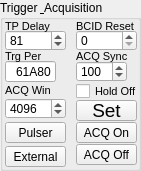
    <widget class="QGroupBox" name="groupBox_12">
     <property name="geometry">
      <rect>
       <x>10</x>
       <y>180</y>
       <width>141</width>
       <height>171</height>
      </rect>
     </property>
     <property name="font">
      <font>
       <family>Arial</family>
       <pointsize>9</pointsize>
      </font>
     </property>
     <property name="title">
      <string>Trigger &amp; Acquisition</string>
     </property>
     <widget class="QLabel" name="label_14">
      <property name="geometry">
       <rect>
        <x>76</x>
        <y>48</y>
        <width>51</width>
        <height>16</height>
       </rect>
      </property>
      <property name="font">
       <font>
        <pointsize>8</pointsize>
       </font>
      </property>
      <property name="text">
       <string>ACQ Sync</string>
      </property>
     </widget>
     <widget class="QLabel" name="label_15">
      <property name="geometry">
       <rect>
        <x>5</x>
        <y>82</y>
        <width>71</width>
        <height>16</height>
       </rect>
      </property>
      <property name="font">
       <font>
        <pointsize>8</pointsize>
       </font>
      </property>
      <property name="text">
       <string>ACQ Win</string>
      </property>
      <property name="wordWrap">
       <bool>true</bool>
      </property>
     </widget>
     <widget class="QLabel" name="label_5">
      <property name="geometry">
       <rect>
        <x>5</x>
        <y>18</y>
        <width>51</width>
        <height>16</height>
       </rect>
      </property>
      <property name="font">
       <font>
        <pointsize>8</pointsize>
       </font>
      </property>
      <property name="text">
       <string>TP Delay</string>
      </property>
     </widget>
     <widget class="QLabel" name="label_35">
      <property name="geometry">
       <rect>
        <x>76</x>
        <y>18</y>
        <width>61</width>
        <height>16</height>
       </rect>
      </property>
      <property name="font">
       <font>
        <pointsize>8</pointsize>
       </font>
      </property>
      <property name="text">
       <string>BCID Reset</string>
      </property>
      <property name="wordWrap">
       <bool>true</bool>
      </property>
     </widget>
     <widget class="QLabel" name="label_18">
      <property name="geometry">
       <rect>
        <x>5</x>
        <y>48</y>
        <width>61</width>
        <height>16</height>
       </rect>
      </property>
      <property name="font">
       <font>
        <pointsize>8</pointsize>
       </font>
      </property>
      <property name="text">
       <string>Trg Per</string>
      </property>
      <property name="wordWrap">
       <bool>true</bool>
      </property>
     </widget>
     <widget class="QSpinBox" name="pulserDelay">
      <property name="geometry">
       <rect>
        <x>5</x>
        <y>30</y>
        <width>61</width>
        <height>21</height>
       </rect>
      </property>
      <property name="font">
       <font>
        <family>Arial</family>
        <pointsize>9</pointsize>
       </font>
      </property>
      <property name="minimum">
       <number>1</number>
      </property>
      <property name="maximum">
       <number>50000</number>
      </property>
      <property name="singleStep">
       <number>1</number>
      </property>
      <property name="value">
       <number>81</number>
      </property>
     </widget>
     <widget class="QSpinBox" name="bcid_reset">
      <property name="geometry">
       <rect>
        <x>76</x>
        <y>30</y>
        <width>61</width>
        <height>21</height>
       </rect>
      </property>
      <property name="font">
       <font>
        <family>Arial</family>
        <pointsize>9</pointsize>
       </font>
      </property>
      <property name="minimum">
       <number>0</number>
      </property>
      <property name="maximum">
       <number>65535</number>
      </property>
      <property name="singleStep">
       <number>1</number>
      </property>
      <property name="value">
       <number>0</number>
      </property>
     </widget>
     <widget class="QLineEdit" name="trgPeriod">
      <property name="geometry">
       <rect>
        <x>5</x>
        <y>61</y>
        <width>51</width>
        <height>21</height>
       </rect>
      </property>
      <property name="font">
       <font>
        <family>Arial</family>
        <pointsize>9</pointsize>
       </font>
      </property>
      <property name="text">
       <string>61A80</string>
      </property>
      <property name="alignment">
       <set>Qt::AlignRight|Qt::AlignTrailing|Qt::AlignVCenter</set>
      </property>
     </widget>
     <widget class="QSpinBox" name="acqSync">
      <property name="geometry">
       <rect>
        <x>76</x>
        <y>61</y>
        <width>51</width>
        <height>21</height>
       </rect>
      </property>
      <property name="font">
       <font>
        <family>Arial</family>
        <pointsize>9</pointsize>
       </font>
      </property>
      <property name="minimum">
       <number>1</number>
      </property>
      <property name="maximum">
       <number>50000</number>
      </property>
      <property name="singleStep">
       <number>1</number>
      </property>
      <property name="value">
       <number>100</number>
      </property>
     </widget>
     <widget class="QSpinBox" name="acqWindow">
      <property name="geometry">
       <rect>
        <x>5</x>
        <y>98</y>
        <width>61</width>
        <height>21</height>
       </rect>
      </property>
      <property name="font">
       <font>
        <family>Arial</family>
        <pointsize>9</pointsize>
       </font>
      </property>
      <property name="minimum">
       <number>1</number>
      </property>
      <property name="maximum">
       <number>50000</number>
      </property>
      <property name="singleStep">
       <number>1</number>
      </property>
      <property name="value">
       <number>4096</number>
      </property>
     </widget>
     <widget class="QCheckBox" name="holdOffCheckBox">
      <property name="geometry">
       <rect>
        <x>76</x>
        <y>82</y>
        <width>71</width>
        <height>19</height>
       </rect>
      </property>
      <property name="font">
       <font>
        <pointsize>8</pointsize>
       </font>
      </property>
      <property name="text">
       <string>Hold Off</string>
      </property>
     </widget>
     <widget class="QPushButton" name="trgExternal">
      <property name="geometry">
       <rect>
        <x>5</x>
        <y>146</y>
        <width>61</width>
        <height>21</height>
       </rect>
      </property>
      <property name="font">
       <font>
        <pointsize>9</pointsize>
       </font>
      </property>
      <property name="focusPolicy">
       <enum>Qt::NoFocus</enum>
      </property>
      <property name="autoFillBackground">
       <bool>false</bool>
      </property>
      <property name="text">
       <string>External</string>
      </property>
      <property name="autoDefault">
       <bool>false</bool>
      </property>
     </widget>
     <widget class="QPushButton" name="trgPulser">
      <property name="geometry">
       <rect>
        <x>5</x>
        <y>122</y>
        <width>61</width>
        <height>21</height>
       </rect>
      </property>
      <property name="font">
       <font>
        <pointsize>9</pointsize>
       </font>
      </property>
      <property name="focusPolicy">
       <enum>Qt::NoFocus</enum>
      </property>
      <property name="text">
       <string>Pulser</string>
      </property>
     </widget>
     <widget class="QPushButton" name="onACQ">
      <property name="geometry">
       <rect>
        <x>76</x>
        <y>122</y>
        <width>61</width>
        <height>21</height>
       </rect>
      </property>
      <property name="font">
       <font>
        <pointsize>9</pointsize>
       </font>
      </property>
      <property name="focusPolicy">
       <enum>Qt::NoFocus</enum>
      </property>
      <property name="text">
       <string>ACQ On</string>
      </property>
     </widget>
     <widget class="QPushButton" name="offACQ">
      <property name="geometry">
       <rect>
        <x>76</x>
        <y>144</y>
        <width>61</width>
        <height>21</height>
       </rect>
      </property>
      <property name="font">
       <font>
        <pointsize>9</pointsize>
       </font>
      </property>
      <property name="focusPolicy">
       <enum>Qt::NoFocus</enum>
      </property>
      <property name="text">
       <string>ACQ Off</string>
      </property>
     </widget>
     <widget class="QPushButton" name="setTrgAcqConst">
      <property name="geometry">
       <rect>
        <x>76</x>
        <y>100</y>
        <width>61</width>
        <height>21</height>
       </rect>
      </property>
      <property name="font">
       <font>
        <pointsize>14</pointsize>
       </font>
      </property>
      <property name="text">
       <string>Set</string>
      </property>
     </widget>
     <zorder>pulserDelay</zorder>
     <zorder>bcid_reset</zorder>
     <zorder>trgPeriod</zorder>
     <zorder>acqSync</zorder>
     <zorder>acqWindow</zorder>
     <zorder>holdOffCheckBox</zorder>
     <zorder>trgExternal</zorder>
     <zorder>onACQ</zorder>
     <zorder>offACQ</zorder>
     <zorder>label_14</zorder>
     <zorder>label_15</zorder>
     <zorder>label_5</zorder>
     <zorder>label_35</zorder>
     <zorder>label_18</zorder>
     <zorder>trgPulser</zorder>
     <zorder>setTrgAcqConst</zorder>
    </widget>
